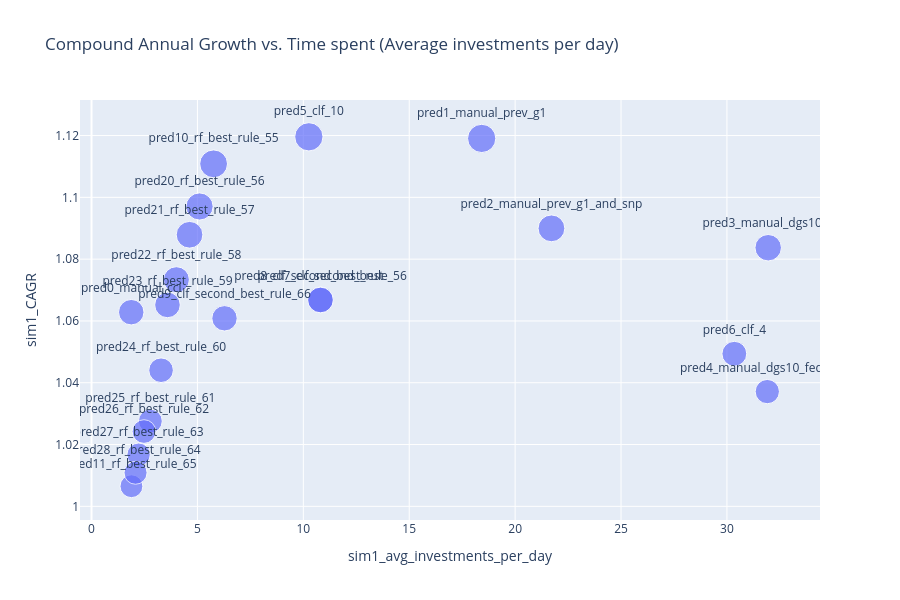

The cell this chart's notebook holds for it:
### Code cell
# Create the scatter plot
fig = px.scatter(
    df_sim1_results.dropna(),
    x='sim1_avg_investments_per_day',
    y='sim1_CAGR',
    size='sim1_growth_capital_4y',  # Use the 'size' parameter for sim1_CAGR
    text='prediction',
    title='Compound Annual Growth vs. Time spent (Average investments per day)',
    labels={'sim1_capital': 'Initial Capital Requirement', 'growth_capital_4y': '4-Year Capital Growth'},
    height=600  # <- Increase height here

)

# Update the layout to improve readability of the annotations
fig.update_traces(textposition='top center')

# Show the plot
fig.show()

### Figure 1 — Plotly figure (JSON) as saved in the notebook; plotly's stock layout.template omitted (floating-point values rounded to 4 significant figures)
{"data": [{"hovertemplate": "sim1_avg_investments_per_day=%{x}<br>sim1_CAGR=%{y}<br>sim1_growth_capital_4y=%{marker.size}<br>prediction=%{text}<extra></extra>", "legendgroup": "", "marker": {"color": "#636efa", "size": [1.276, 1.568, 1.411, 1.379, 1.157, 1.571, 1.213, 1.295, 1.295, 1.267, 1.523, 1.026, 1.448, 1.401, 1.327, 1.287, 1.188, 1.115, 1.1, 1.069, 1.044], "sizemode": "area", "sizeref": 0.003928, "symbol": "circle"}, "mode": "markers+text", "name": "", "orientation": "v", "showlegend": false, "text": ["pred0_manual_cci", "pred1_manual_prev_g1", "pred2_manual_prev_g1_and_snp", "pred3_manual_dgs10_5", "pred4_manual_dgs10_fedfunds", "pred5_clf_10", "pred6_clf_4", "pred7_clf_second_best", "pred8_clf_second_best_rule_56", "pred9_clf_second_best_rule_66", "pred10_rf_best_rule_55", "pred11_rf_best_rule_65", "pred20_rf_best_rule_56", "pred21_rf_best_rule_57", "pred22_rf_best_rule_58", "pred23_rf_best_rule_59", "pred24_rf_best_rule_60", "pred25_rf_best_rule_61", "pred26_rf_best_rule_62", "pred27_rf_best_rule_63", "pred28_rf_best_rule_64"], "textposition": "top center", "type": "scatter", "x": [1.876, 18.42, 21.72, 31.95, 31.91, 10.26, 30.35, 10.81, 10.81, 6.279, 5.764, 1.885, 5.101, 4.628, 4.007, 3.586, 3.283, 2.779, 2.477, 2.222, 2.079], "xaxis": "x", "y": [1.063, 1.119, 1.09, 1.084, 1.037, 1.12, 1.049, 1.067, 1.067, 1.061, 1.111, 1.007, 1.097, 1.088, 1.073, 1.065, 1.044, 1.028, 1.024, 1.017, 1.011], "yaxis": "y"}], "layout": {"height": 600, "legend": {"itemsizing": "constant", "tracegroupgap": 0}, "title": {"text": "Compound Annual Growth vs. Time spent (Average investments per day)"}, "xaxis": {"anchor": "y", "domain": [0.0, 1.0], "title": {"text": "sim1_avg_investments_per_day"}}, "yaxis": {"anchor": "x", "domain": [0.0, 1.0], "title": {"text": "sim1_CAGR"}}}}
